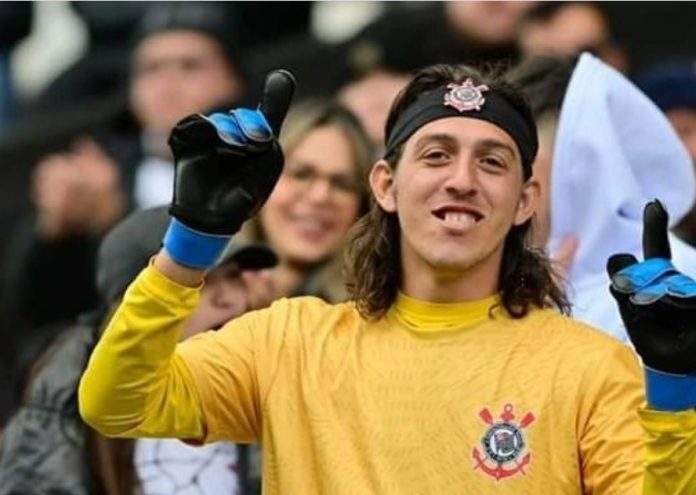
#> input picture pdi/pratica/calcio2.jpg, 696 x 495 px
$ python coloridopracinza.py
#> lines starting #> are read from the running program, lines starting #| are printed output that depends on the picture
import matplotlib.pyplot as plt
import matplotlib.image as mpimg
import numpy as np

def main():
    imagem = mpimg.imread('calcio2.jpg')
#> imagem is the input picture: shape (495, 696, 3); mean R, G, B 131.4, 112.7, 80
    output_image = np.zeros([imagem.shape[0], imagem.shape[1], 1], dtype=np.uint8)

    for i in range(imagem.shape[0]):
        for j in range(imagem.shape[1]):
            r = imagem[i][j][0]
            g = imagem[i][j][1]
            b = imagem[i][j][2]

            # cinza = (r + g + b) // 3
            cinza = (0.299 * r + 0.587 * g + 0.114 * b)

            output_image[i][j][0] = cinza
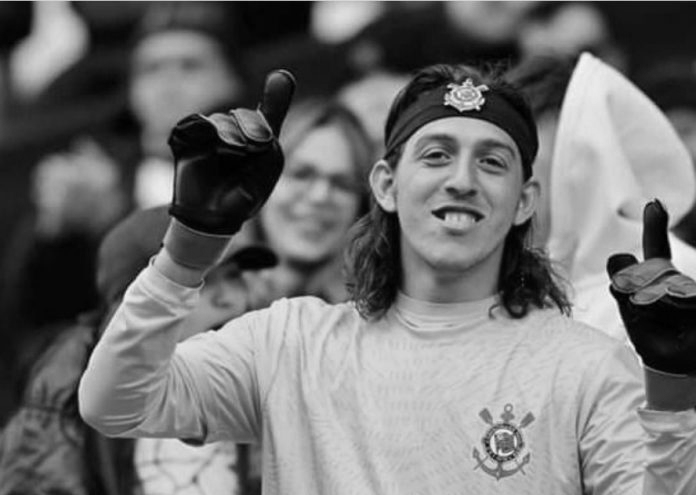
#> output_image: shape (495, 696, 1); min 0, max 250, mean 114.1
            # output_image[i][j][1] = cinza
            # output_image[i][j][2] = cinza


    plt.imshow(output_image, cmap='gray')
    plt.show()

if __name__ == "__main__":
    main()

$ run again, with pdi/pratica/calcio.jpg copied over pdi/pratica/calcio2.jpg
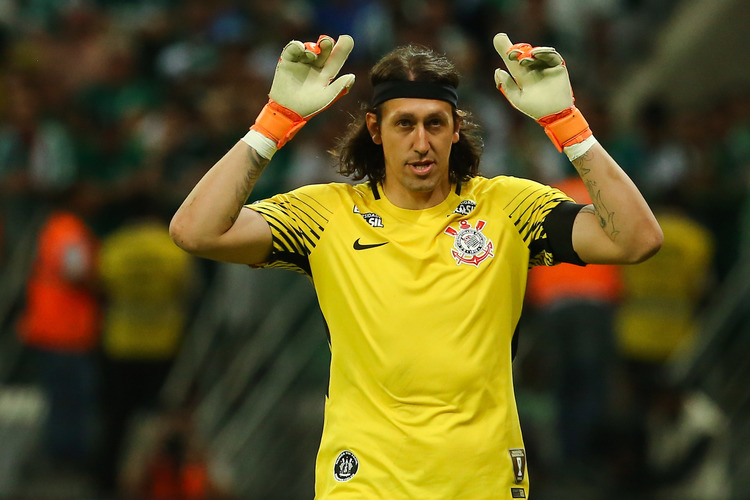
#> input picture pdi/pratica/calcio.jpg, 750 x 500 px
#> in main, imagem is the input picture: shape (500, 750, 3); mean R, G, B 90.8, 81.1, 33.7
#> after the loop in main, `for i in range(imagem.shape[0]):`:
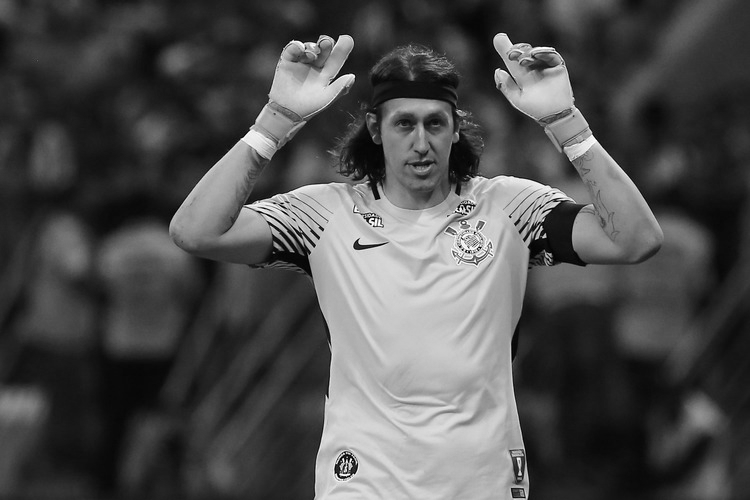
#> output_image: shape (500, 750, 1); min 0, max 255, mean 78.1
